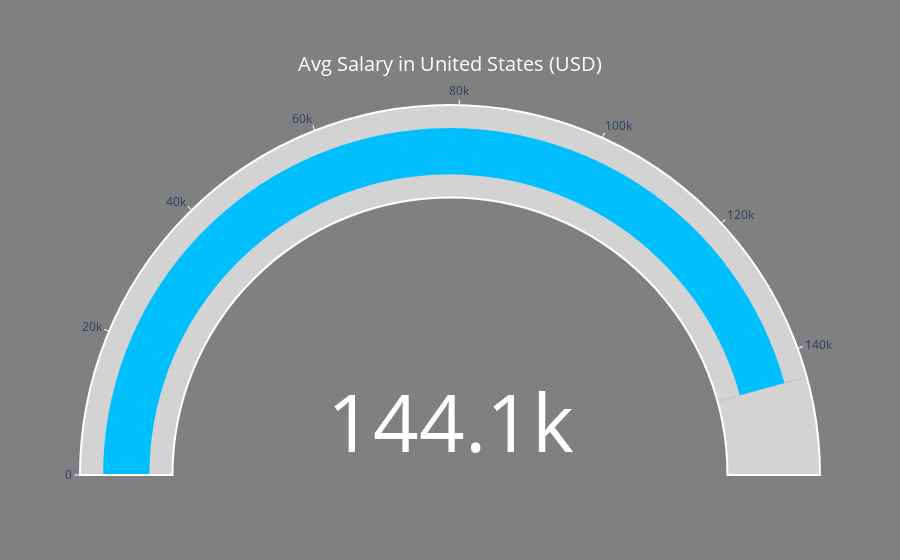

Notebook code cell kept with this figure:
### Code cell
import plotly.graph_objects as go

# Extract US average salary
us_avg_salary = loc_sal_pivot.loc['United States', 'salary_in_usd']

# Create a gauge chart with a grey background
fig = go.Figure(go.Indicator(
    mode = "gauge+number",
    value = us_avg_salary,
    title = {'text': "Avg Salary in United States (USD)", 'font': {'color': "white"}},
    gauge = {
        'axis': {'range': [0, loc_sal_pivot['salary_in_usd'].max()], 'tickcolor': "white"},
        'bar': {'color': "deepskyblue"},
        'bgcolor': "gray",
        'borderwidth': 2,
        'bordercolor': "white",
        'steps': [
            {'range': [0, us_avg_salary], 'color': 'lightgray'},
            {'range': [us_avg_salary, loc_sal_pivot['salary_in_usd'].max()], 'color': 'lightgray'}
        ],
    },
    number={'font': {'color': 'white'}}
))

# Set overall figure background to grey
fig.update_layout(
    paper_bgcolor="gray",
    plot_bgcolor="gray"
)

fig.show()

### Figure 1 — Plotly figure (JSON) as saved in the notebook; plotly's stock layout.template omitted (floating-point values rounded to 4 significant figures)
{"data": [{"gauge": {"axis": {"range": [0, 157500], "tickcolor": "white"}, "bar": {"color": "deepskyblue"}, "bgcolor": "gray", "bordercolor": "white", "borderwidth": 2, "steps": [{"color": "lightgray", "range": [0, 144100.0]}, {"color": "lightgray", "range": [144100.0, 157500]}]}, "mode": "gauge+number", "number": {"font": {"color": "white"}}, "title": {"font": {"color": "white"}, "text": "Avg Salary in United States (USD)"}, "type": "indicator", "value": 144100.0}], "layout": {"paper_bgcolor": "gray", "plot_bgcolor": "gray"}}
